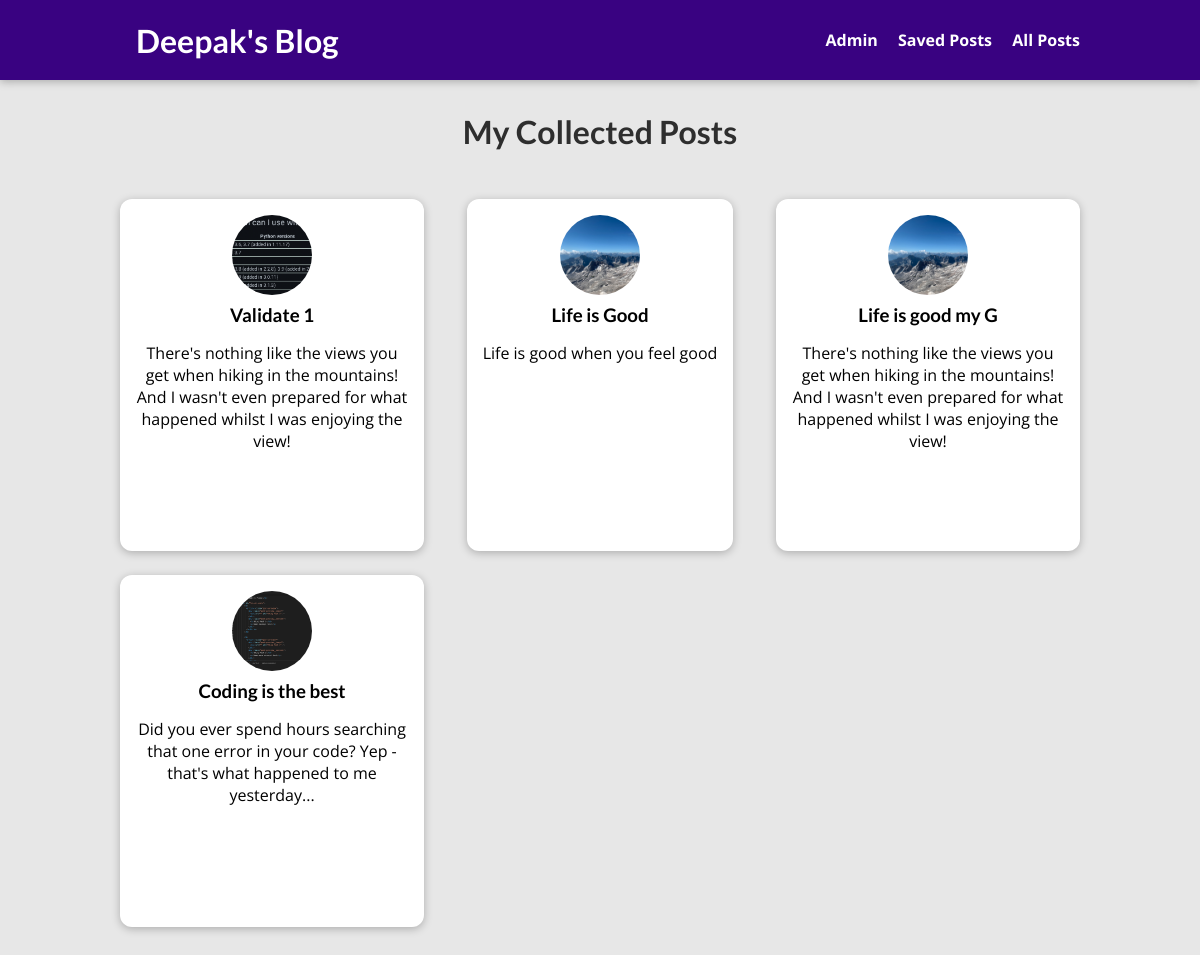
Page /posts on the earlier database version.
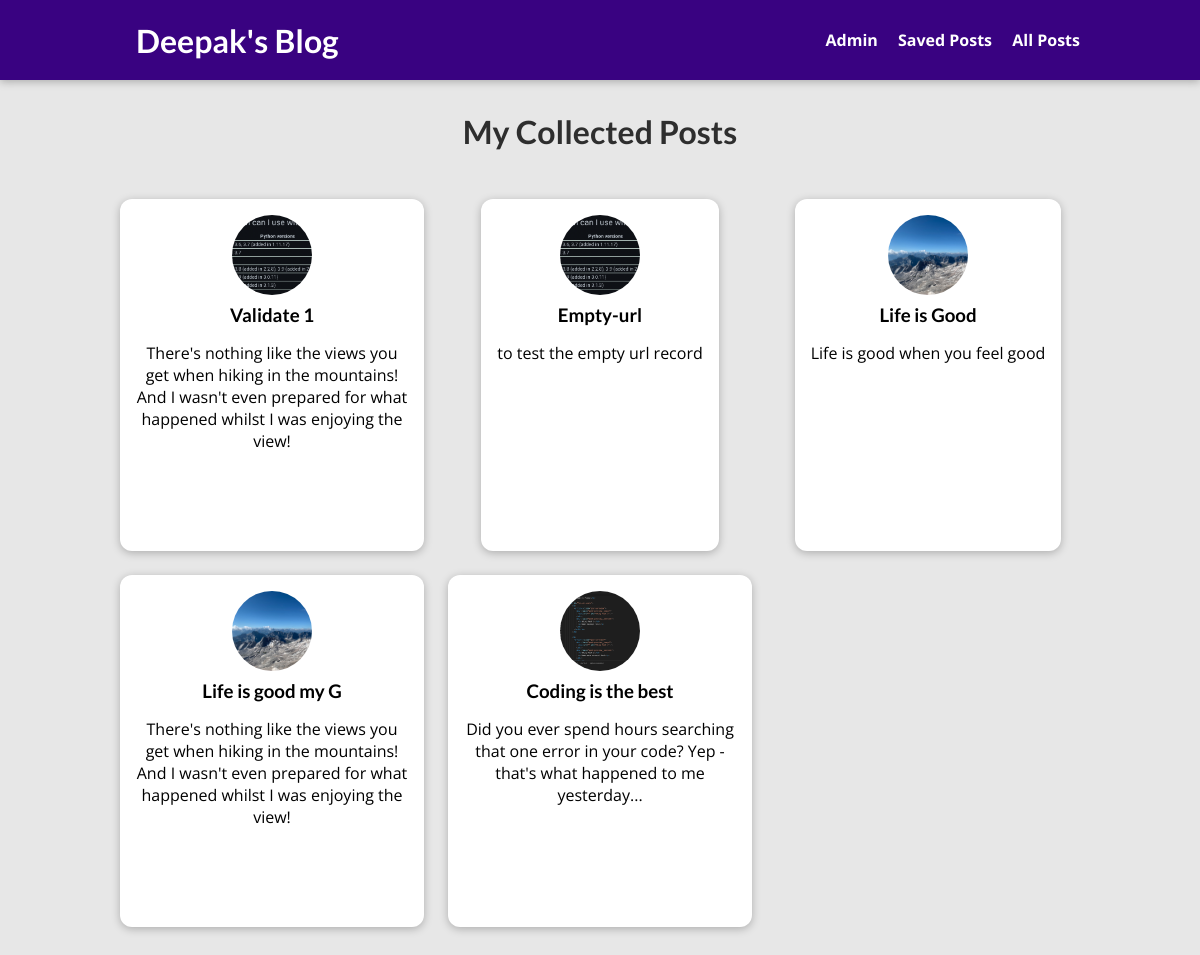
Same page on the later database version.
### blog/models.py (models this page shows, shortened)
class Post(models.Model):
    title = models.CharField(max_length=150)
    excerpt = models.CharField(max_length=200)
    image = models.ImageField(upload_to="posts", null=True)
    date = models.DateField(auto_now=True)
    slug = models.SlugField(unique=True, db_index=True)
    content = models.TextField(validators=[MinLengthValidator(10)])
    author = models.ForeignKey(Author, on_delete=models.SET_NULL, related_name='posts',null=True)
    tags = models.ManyToManyField(Tag)
    url = models.URLField(max_length=200, blank=True, default='',null=True)

### blog/views.py (the view)
# urls.py: path("posts", views.Posts.as_view(), name='posts-page'),
class Posts(ListView):
    template_name = 'blog/all-posts.html'
    model = Post
    ordering = ["-date"]
    context_object_name = 'all_posts'

### blog/templates/blog/all-posts.html (shortened to what this page needs)
{% extends 'base.html' %}
{% load static %}
{% block css_files %}
    <link rel="stylesheet" href="{% static "blog/all-posts.css" %}">
    <link rel="stylesheet" href="{% static "blog/post.css" %}">
{% endblock css_files %}
{% block content %}
    <section id='all-posts'>
        <h2>My Collected Posts</h2>
        <ul>
            {% for post in all_posts %}
                {% include "blog/includes/post.html" %}
            {% endfor %}
        </ul>
    </section>
{% endblock content %}

### blog/templates/blog/includes/post.html
<li>
    <article class='post'>
        <a href="{% url 'post-detail-page' post.slug %}">
            <img src="{{ post.image.url }}" alt="{{ post.title }}">
            <div class='post_content'>
                <h3>{{ post.title }}</h3>
                <p>{{ post.excerpt }}</p>
            </div>
        </a>
    </article>
</li>

Differences in the rows shown:
added Post: image (picture), title "Empty-url", excerpt "to test the empty url record"
